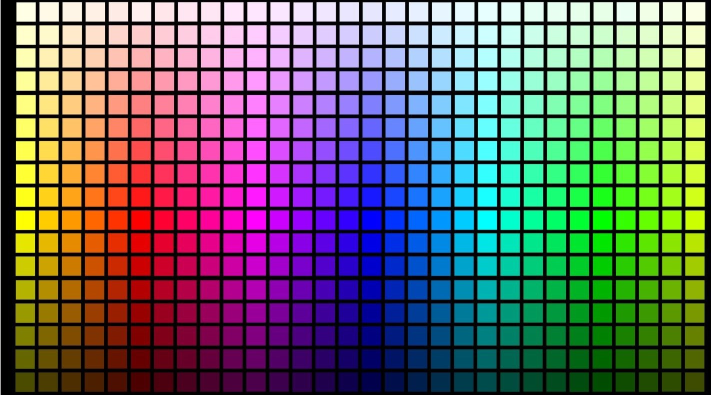
#> input picture color palette.jpg, 1421 x 790 px, found by its file name (shown at 1/2 size)
$ jupyter execute 'color detection.ipynb'
#> lines starting #> are read from the running program, lines starting #| are printed output that depends on the picture
# TASK 1:- COLOR DETECTION

[cell 1]
# COLOR DETECTION BY VIVEK TIWARI #IOT & COMPUTER VISION
import cv2
import numpy as np
import pandas as pd

img_path = r"C:\Users\tiwar\color detection\color palette.jpg"
img = cv2.imread(img_path)
#> img is the input picture: shape (790, 1421, 3); mean B, G, R 98.4, 97.2, 97.9
img=cv2.resize(img,(700,500))
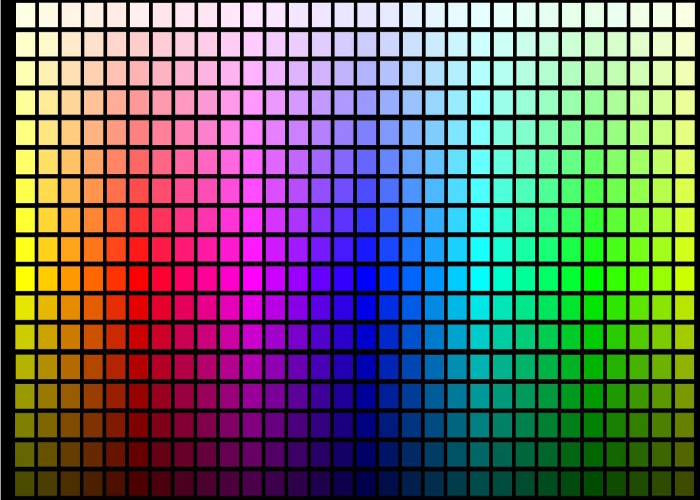
#> img: shape (500, 700, 3); mean B, G, R 98.2, 97, 97.7

clicked = False
r = g = b = xpos = ypos = 0

#This reads csv file with pandas and gives names to each column
index=["color","color_name","hex","R","G","B"]
csv = pd.read_csv(r'colors.csv', names=index, header=None)
#> (reads colors.csv from the repository)

#function to calculate minimum distance from all colors and get the most matching color
def getColorName(R,G,B):
    minimum = 10000
    for i in range(len(csv)):
        d = abs(R- int(csv.loc[i,"R"])) + abs(G- int(csv.loc[i,"G"]))+ abs(B- int(csv.loc[i,"B"]))
        if(d<=minimum):
            minimum = d
            cname = csv.loc[i,"color_name"]
    return cname

#function to get x,y coordinates of mouse double click
def draw_function(event, x,y,flags,param):
    if event == cv2.EVENT_LBUTTONDBLCLK:
        global b,g,r,xpos,ypos, clicked
        clicked = True
        xpos = x
        ypos = y
        b,g,r = img[y,x]
        b = int(b)
        g = int(g)
        r = int(r)
cv2.namedWindow('color detection')
cv2.setMouseCallback('color detection',draw_function)

while(1):

    cv2.imshow("color detection",img)
    if (clicked):

        #cv2.rectangle(image, startpoint, endpoint, color, thickness)-1 fills entire rectangle
        cv2.rectangle(img,(20,20), (750,60), (b,g,r), -1)

        #Creating text string to display( Color name and RGB values )
        text = getColorName(r,g,b) + ' R='+ str(r) +  ' G='+ str(g) +  ' B='+ str(b)

        #cv2.putText(img,text,start,font(0-7),fontScale,color,thickness,lineType )
        cv2.putText(img, text,(50,50),2,0.8,(255,255,255),2,cv2.LINE_AA)

        #For very light colours we will display text in black colour
        if(r+g+b>=600):
            cv2.putText(img, text,(50,50),2,0.8,(0,0,0),2,cv2.LINE_AA)

        clicked=False

    if cv2.waitKey(20) & 0xFF ==27:
#> (key Esc is pressed here)
        break

cv2.destroyAllWindows()
